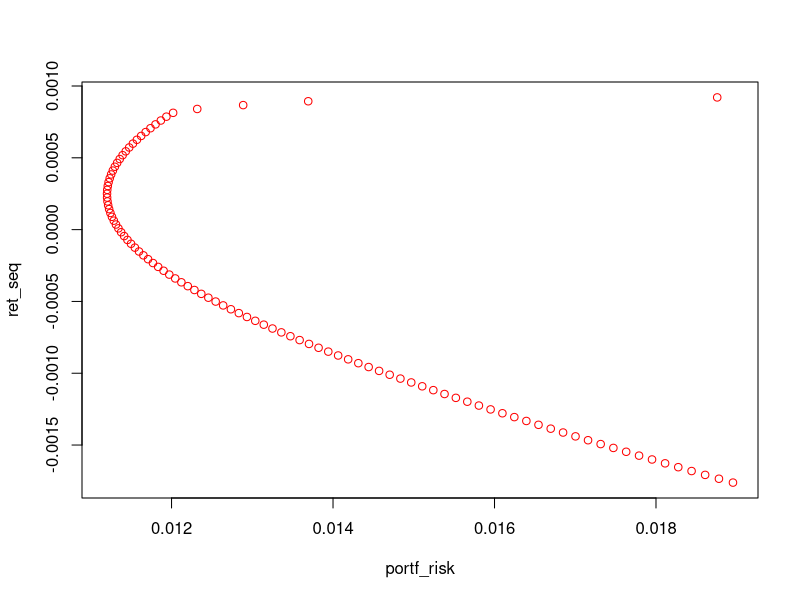

Recreate this plot in R. (Note: this script raises an error after producing the figure.)
#install.packages("quadprog")
setwd("C:/Users/Venkatesh Atul Pai/Desktop/leada/Financial Analytics Lab/Financial Analytics Lab/Lab 7/lab7")
library(quadprog)

#Portfolio of 5 companies of different sectors
Apollo = read.csv("15-03-2016-TO-14-03-2018APOLLOTYREALLN.csv")
Bata = read.csv("15-03-2016-TO-14-03-2018BATAINDIAALLN.csv")
Indigo = read.csv("15-03-2016-TO-14-03-2018INDIGOALLN.csv")
Lupin = read.csv("15-03-2016-TO-14-03-2018LUPINALLN.csv")
SBI = read.csv("15-03-2016-TO-14-03-2018SBINALLN.csv")

SBI = SBI[SBI$Series=='EQ',]
Lupin = Lupin[Lupin$Series=='EQ',]
Bata = Bata[Bata$Series=='EQ',]
Apollo = Apollo[Apollo$Series=='EQ',]
Indigo = Indigo[Indigo$Series=='EQ',]

#Calculating returns
Apollo$Apolloreturns = log(Apollo$Close.Price[1:nrow(Apollo)]/Apollo$Prev.Close[1:nrow(Apollo)])
Bata$Batareturns = log(Bata$Close.Price[1:nrow(Bata)]/Bata$Prev.Close[1:nrow(Bata)])
Indigo$Indigoreturns = log(Indigo$Close.Price[1:nrow(Indigo)]/Indigo$Prev.Close[1:nrow(Indigo)])
Lupin$Lupinreturns = log(Lupin$Close.Price[1:nrow(Lupin)]/Lupin$Prev.Close[1:nrow(Lupin)])
SBI$SBIreturns = log(SBI$Close.Price[1:nrow(SBI)]/SBI$Prev.Close[1:nrow(SBI)])

#Combine all returns in one vector
ret = cbind(Apollo$Apolloreturns, Bata$Batareturns, Indigo$Indigoreturns, Lupin$Lupinreturns, SBI$SBIreturns)

#Mean of historical stock returns
retn  = colMeans(ret)

#Variance Covariance Matrix
varcov = cov(ret)
n = ncol(ret)
Dmat = varcov
Amat = cbind(retn, rep(1,n))
dvec = rep(0,n)
bvec = c(0.0005, 1) # 0.0005 logic - take portfolio returns value as value between the 5 returns values
weights = solve.QP(Dmat, dvec, Amat, bvec, meq=2) #negative weights - shorting of stocks
wts = weights$solution
portf_ret = retn%*%wts
portf_risk = sqrt(t(wts)%*%varcov%*%wts)


# In many countries shorting not allowed. Add additional constraint wi > 0. In R, always put equality constraints at top and only greater than constraints are considered.
Amat = cbind(Amat, diag(x=1,n,n))
bvec = c(0.0005, 1, rep(0,n))
weights2 = solve.QP(Dmat, dvec, Amat, bvec, meq=2)
wts2 = weights2$solution
portf_ret2 = retn%*%wts2
portf_risk2 = sqrt(t(wts2)%*%varcov%*%wts2)


# Plotting of efficient frontier
del = (max(retn)-min(retn))/100
ret_seq = seq(min(retn), max(retn), del)
for(i in 1:101){
  bvec = c(ret_seq[i],1,rep(0,n))
  weights = solve.QP(Dmat, dvec, Amat, bvec, meq=2)
  wts = weights$solution
  portf_risk[i] = sqrt(t(wts)%*%varcov%*%wts)
}

plot(portf_risk, ret_seq, col="red")


# ASsIGNMENT  - Minimise portfolio variance and minimize transaction costs
rf = 0.06/252
max_sr = 0
max_i = 0

#Transaction costs 

# Assuming total amount invested as Rs. 10000

# SBI being in BSE Sensex 30 has lower transaction costs i.e. 0.1%
# STT = 0.1% of trade amount
# Transaction Costs - 0.00325% of trade amount for stocks other than in Sensex 30
# 18% GST on Transaction Costs
# 0.00104  = 0.001 + 1.18*0.0000325

dvec = c(-0.00104, -0.00104, -0.00104, -0.00104, -0.001) 

for(i in 1:101){
  bvec = c(ret_seq[i],1,rep(0,n))
  weights = solve.QP(Dmat, dvec, Amat, bvec, meq=2)
  wts = weights$solution
  portf_risk[i] = sqrt(t(wts)%*%varcov%*%wts)
  sr = (ret_seq[i] - rf)/portf_risk[i]
  if(sr > max_sr){
    max_sr = sr
    max_i = i
    sr_risk = portf_risk[i]
    sr_ret = ret_seq[i]
    sr_wts = wts
   } 
}

x = c(0,portf_risk[max_i], 1.2*portf_risk[max_i] )
y = c(rf,ret_seq[max_i], 1.2*ret_seq[max_i] )
plot(portf_risk, ret_seq, col="red") # As we can see no significant change in Plot as transaction costs are too small compared to variances 
lines(x,y, col="green")

# Assuming portfolio of Rs. 10,000
#For portfolio having maximum Sharpe ratio
A = 10000
Portfolio_Risk = A* sr_risk
Portfolio_Risk # in rupee terms
Portfolio_Returns = A*(sr_ret)
Portfolio_Returns # in rupee terms
Transaction_Costs = -A*(t(wts)%*%dvec) # in rupee terms
